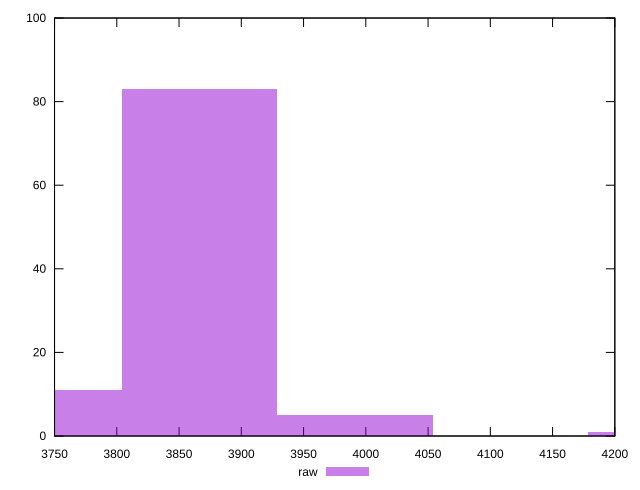

The script that saved this image:
reset

$raw <<EOF
4240.667939893715 1
3866.491356961916 83
3741.7658293179834 11
3991.216884605849 5
EOF

set key outside below
set boxwidth 124.72552764393278
set xrange [3750:4200]
set yrange [0:100]
set trange [0:100]
set style fill transparent solid 0.5 noborder
set terminal svg size 640, 490 enhanced background rgb 'white'
set output "reports/report_00033_2021-03-01T14-23-16.841Z/unused-javascript/samples/astro-cached/raw/histogram.svg"

plot $raw title "raw" with boxes

reset
